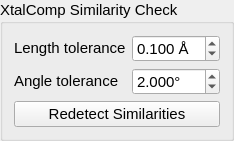
        <widget class="QGroupBox" name="groupBox_9">
         <property name="sizePolicy">
          <sizepolicy hsizetype="Preferred" vsizetype="Maximum">
           <horstretch>0</horstretch>
           <verstretch>0</verstretch>
          </sizepolicy>
         </property>
         <property name="font">
          <font>
           <pointsize>11</pointsize>
          </font>
         </property>
         <property name="title">
          <string>XtalComp Similarity Check</string>
         </property>
         <layout class="QGridLayout" name="gridLayout_4">
          <item row="3" column="0" colspan="2">
           <widget class="QPushButton" name="push_sim_reset">
            <property name="minimumSize">
             <size>
              <width>0</width>
              <height>25</height>
             </size>
            </property>
            <property name="font">
             <font>
              <pointsize>11</pointsize>
             </font>
            </property>
            <property name="toolTip">
             <string>&lt;html&gt;&lt;head/&gt;&lt;body&gt;&lt;p&gt;Re-examine the similarity of all structures (necessary after changing the above parameters).&lt;/p&gt;&lt;/body&gt;&lt;/html&gt;</string>
            </property>
            <property name="text">
             <string>Redetect Similarities</string>
            </property>
           </widget>
          </item>
          <item row="2" column="1">
           <widget class="QDoubleSpinBox" name="spin_tol_xcAngle">
            <property name="sizePolicy">
             <sizepolicy hsizetype="Minimum" vsizetype="Fixed">
              <horstretch>0</horstretch>
              <verstretch>0</verstretch>
             </sizepolicy>
            </property>
            <property name="minimumSize">
             <size>
              <width>0</width>
              <height>25</height>
             </size>
            </property>
            <property name="font">
             <font>
              <pointsize>11</pointsize>
             </font>
            </property>
            <property name="toolTip">
             <string>&lt;html&gt;&lt;head/&gt;&lt;body&gt;&lt;p&gt;Angle tolerance in detecting similarities with XtalComp.&lt;/p&gt;&lt;p&gt;Default: 2.0 °&lt;/p&gt;&lt;/body&gt;&lt;/html&gt;</string>
            </property>
            <property name="suffix">
             <string>°</string>
            </property>
            <property name="decimals">
             <number>3</number>
            </property>
            <property name="maximum">
             <double>100.000000000000000</double>
            </property>
            <property name="singleStep">
             <double>0.050000000000000</double>
            </property>
            <property name="value">
             <double>2.000000000000000</double>
            </property>
           </widget>
          </item>
          <item row="2" column="0">
           <widget class="QLabel" name="label_2">
            <property name="sizePolicy">
             <sizepolicy hsizetype="Preferred" vsizetype="Fixed">
              <horstretch>0</horstretch>
              <verstretch>0</verstretch>
             </sizepolicy>
            </property>
            <property name="font">
             <font>
              <pointsize>11</pointsize>
             </font>
            </property>
            <property name="text">
             <string>Angle tolerance</string>
            </property>
            <property name="alignment">
             <set>Qt::AlignLeading|Qt::AlignLeft|Qt::AlignVCenter</set>
            </property>
           </widget>
          </item>
          <item row="1" column="0">
           <widget class="QLabel" name="label">
            <property name="sizePolicy">
             <sizepolicy hsizetype="Preferred" vsizetype="Fixed">
              <horstretch>0</horstretch>
              <verstretch>0</verstretch>
             </sizepolicy>
            </property>
            <property name="font">
             <font>
              <pointsize>11</pointsize>
             </font>
            </property>
            <property name="text">
             <string>Length tolerance</string>
            </property>
            <property name="alignment">
             <set>Qt::AlignLeading|Qt::AlignLeft|Qt::AlignVCenter</set>
            </property>
           </widget>
          </item>
          <item row="1" column="1">
           <widget class="QDoubleSpinBox" name="spin_tol_xcLength">
            <property name="sizePolicy">
             <sizepolicy hsizetype="Minimum" vsizetype="Fixed">
              <horstretch>0</horstretch>
              <verstretch>0</verstretch>
             </sizepolicy>
            </property>
            <property name="minimumSize">
             <size>
              <width>0</width>
              <height>25</height>
             </size>
            </property>
            <property name="font">
             <font>
              <pointsize>11</pointsize>
             </font>
            </property>
            <property name="toolTip">
             <string>&lt;html&gt;&lt;head/&gt;&lt;body&gt;&lt;p&gt;Length tolerance in detecting similarities with XtalComp.&lt;/p&gt;&lt;p&gt;Default: 0.1 Å&lt;/p&gt;&lt;/body&gt;&lt;/html&gt;</string>
            </property>
            <property name="suffix">
             <string> Å</string>
            </property>
            <property name="decimals">
             <number>3</number>
            </property>
            <property name="singleStep">
             <double>0.005000000000000</double>
            </property>
            <property name="value">
             <double>0.100000000000000</double>
            </property>
           </widget>
          </item>
         </layout>
        </widget>
